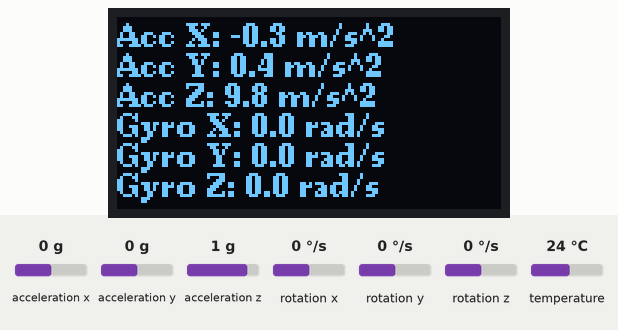
The sketch below on a simulated Arduino Uno, built with avr-gcc and run on an emulated ATmega328P. Shown: 128×64 one-colour display. The inputs (shaded band) are chosen by the test bench; at power-on: acceleration x 0 g, acceleration y 0 g, acceleration z 1 g, rotation x 0 °/s, rotation y 0 °/s, rotation z 0 °/s, temperature 24 °C. What the sketch prints to the serial monitor is not drawn.

Above: at 1.2 s.
1.3 s: acceleration x set to 1.4 g
At 2.3 s:
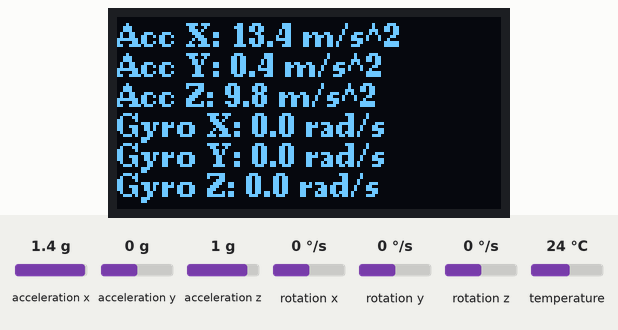
3.0 s: acceleration y set to -1.4 g
At 3.9 s:
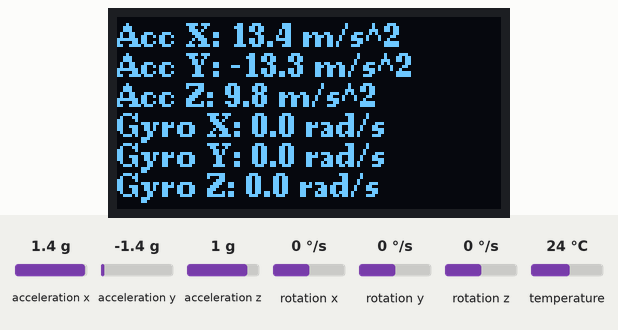
4.6 s: acceleration y set to -0.8 g
At 6.0 s:
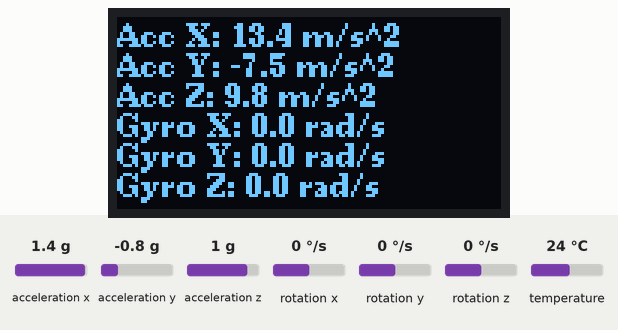
6.3 s: acceleration z set to -1.4 g
At 7.6 s:
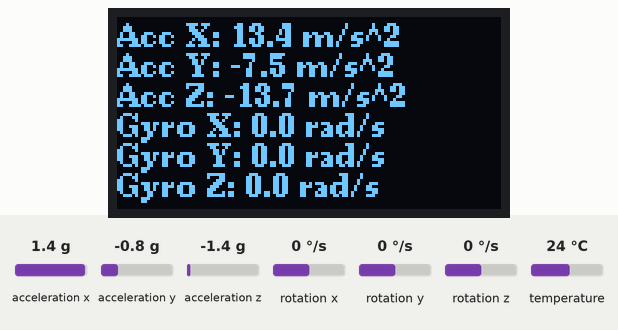
Timing chart, 0 to 8.9 s (numbered marks = the images above; inputs shaded):
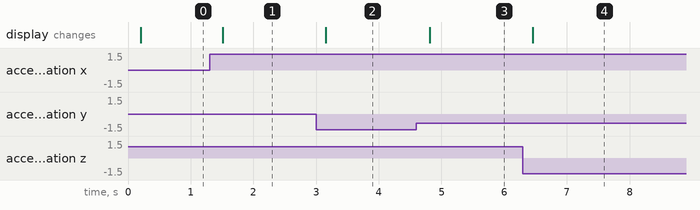

The sketch:

LED_MPU_OFFSET.ino
```cpp
#include <Wire.h>
#include <Adafruit_MPU6050.h>
#include <U8g2lib.h>

Adafruit_MPU6050 mpu; // Khởi tạo đối tượng MPU6050

// Khởi tạo màn hình OLED sử dụng U8g2lib
U8G2_SSD1306_128X64_NONAME_F_HW_I2C u8g2(U8G2_R0, /* reset=*/ U8X8_PIN_NONE, /* clock=*/ 22, /* data=*/ 21);

float offsetAccX = 0.31;
float offsetAccY = -0.38;
float accX;
float accY;

// Hàm đọc dữ liệu từ cảm biến MPU6050
void readMPU6050(sensors_event_t &a, sensors_event_t &g, sensors_event_t &temp) {
  mpu.getEvent(&a, &g, &temp); // Đọc gia tốc (a), tốc độ quay (g), và nhiệt độ (temp)
  accX = a.acceleration.x - offsetAccX;
  accY = a.acceleration.y - offsetAccY;
}

// Hàm hiển thị dữ liệu lên màn hình OLED
void displayDataOnOLED(sensors_event_t &a, sensors_event_t &g) {
  u8g2.clearBuffer(); // Xóa bộ đệm màn hình

  // Hiển thị gia tốc
  u8g2.setCursor(0, 10);
  u8g2.print(F("Acc X: "));
  u8g2.print(accX, 1);
  u8g2.print(F(" m/s^2"));

  u8g2.setCursor(0, 20);
  u8g2.print(F("Acc Y: "));
  u8g2.print(accY, 1);
  u8g2.print(F(" m/s^2"));

  u8g2.setCursor(0, 30);
  u8g2.print(F("Acc Z: "));
  u8g2.print(a.acceleration.z, 1);
  u8g2.print(F(" m/s^2"));

  // Hiển thị tốc độ quay
  u8g2.setCursor(0, 40);
  u8g2.print(F("Gyro X: "));
  u8g2.print(g.gyro.x, 1);
  u8g2.print(F(" rad/s"));

  u8g2.setCursor(0, 50);
  u8g2.print(F("Gyro Y: "));
  u8g2.print(g.gyro.y, 1);
  u8g2.print(F(" rad/s"));

  u8g2.setCursor(0, 60);
  u8g2.print(F("Gyro Z: "));
  u8g2.print(g.gyro.z, 1);
  u8g2.print(F(" rad/s"));

  u8g2.sendBuffer(); // Cập nhật màn hình
}

// Hàm hiển thị dữ liệu lên Serial Monitor
void displayDataOnSerial(sensors_event_t &a, sensors_event_t &g) {
  Serial.print("Gia tốc sau hiệu chỉnh: ");
  Serial.print("X: "); Serial.print(a.acceleration.x); Serial.print(" m/s^2, ");
  Serial.print("Y: "); Serial.print(a.acceleration.y); Serial.print(" m/s^2, ");
  Serial.print("Z: "); Serial.print(a.acceleration.z); Serial.println(" m/s^2");

  Serial.print("Con quay hồi chuyển sau hiệu chỉnh: ");
  Serial.print("X: "); Serial.print(g.gyro.x); Serial.print(" rad/s, ");
  Serial.print("Y: "); Serial.print(g.gyro.y); Serial.print(" rad/s, ");
  Serial.print("Z: "); Serial.print(g.gyro.z); Serial.println(" rad/s");
}

void setup() {
  Serial.begin(115200); // Khởi tạo giao tiếp Serial

  // Khởi tạo màn hình OLED
  u8g2.begin();

  // Kiểm tra cảm biến MPU6050
  if (!mpu.begin()) {
    Serial.println(F("MPU6050 không kết nối"));
    while (1);
  }
  u8g2.clearBuffer();
  u8g2.setFont(u8g2_font_ncenB08_tr);
  u8g2.sendBuffer();
}

void loop() {
  sensors_event_t a, g, temp;

  // Gọi các hàm để thực hiện các nhiệm vụ cụ thể
  readMPU6050(a, g, temp);
  displayDataOnOLED(a, g);
  displayDataOnSerial(a, g);

  delay(10); // Đợi 10ms
}
```

Measured:
- after the input at 1.3 s, the display: changes after 0.21 s (image 1)
- after the input at 3.0 s, the display: changes after 0.15 s (image 2)
- after the input at 4.6 s, the display: changes after 0.21 s (image 3)
- after the input at 6.3 s, the display: changes after 0.15 s (image 4)
